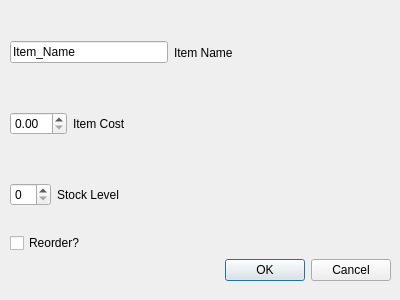
<?xml version="1.0" encoding="UTF-8"?>
<ui version="4.0">
 <class>EditItemDialog</class>
 <widget class="QDialog" name="EditItemDialog">
  <property name="geometry">
   <rect>
    <x>0</x>
    <y>0</y>
    <width>400</width>
    <height>300</height>
   </rect>
  </property>
  <property name="windowTitle">
   <string>Dialog</string>
  </property>
  <widget class="QWidget" name="layoutWidget">
   <property name="geometry">
    <rect>
     <x>10</x>
     <y>20</y>
     <width>381</width>
     <height>261</height>
    </rect>
   </property>
   <layout class="QVBoxLayout" name="verticalLayout">
    <item>
     <layout class="QHBoxLayout" name="horizontalLayout">
      <item>
       <widget class="QLineEdit" name="name">
        <property name="text">
         <string>Item_Name</string>
        </property>
       </widget>
      </item>
      <item>
       <widget class="QLabel" name="label">
        <property name="text">
         <string>Item Name</string>
        </property>
       </widget>
      </item>
      <item>
       <spacer name="horizontalSpacer">
        <property name="orientation">
         <enum>Qt::Horizontal</enum>
        </property>
        <property name="sizeHint" stdset="0">
         <size>
          <width>108</width>
          <height>20</height>
         </size>
        </property>
       </spacer>
      </item>
     </layout>
    </item>
    <item>
     <layout class="QHBoxLayout" name="horizontalLayout_2">
      <item>
       <widget class="QDoubleSpinBox" name="unitCost"/>
      </item>
      <item>
       <widget class="QLabel" name="label_2">
        <property name="text">
         <string>Item Cost</string>
        </property>
       </widget>
      </item>
      <item>
       <spacer name="horizontalSpacer_2">
        <property name="orientation">
         <enum>Qt::Horizontal</enum>
        </property>
        <property name="sizeHint" stdset="0">
         <size>
          <width>138</width>
          <height>20</height>
         </size>
        </property>
       </spacer>
      </item>
     </layout>
    </item>
    <item>
     <layout class="QHBoxLayout" name="horizontalLayout_3">
      <item>
       <widget class="QSpinBox" name="stockLevel"/>
      </item>
      <item>
       <widget class="QLabel" name="label_3">
        <property name="text">
         <string>Stock Level</string>
        </property>
       </widget>
      </item>
      <item>
       <spacer name="horizontalSpacer_3">
        <property name="orientation">
         <enum>Qt::Horizontal</enum>
        </property>
        <property name="sizeHint" stdset="0">
         <size>
          <width>138</width>
          <height>20</height>
         </size>
        </property>
       </spacer>
      </item>
     </layout>
    </item>
    <item>
     <layout class="QHBoxLayout" name="horizontalLayout_4">
      <item>
       <widget class="QCheckBox" name="reorder">
        <property name="text">
         <string>Reorder?</string>
        </property>
       </widget>
      </item>
      <item>
       <spacer name="horizontalSpacer_4">
        <property name="orientation">
         <enum>Qt::Horizontal</enum>
        </property>
        <property name="sizeHint" stdset="0">
         <size>
          <width>268</width>
          <height>20</height>
         </size>
        </property>
       </spacer>
      </item>
     </layout>
    </item>
    <item>
     <layout class="QHBoxLayout" name="horizontalLayout_5">
      <item>
       <spacer name="horizontalSpacer_5">
        <property name="orientation">
         <enum>Qt::Horizontal</enum>
        </property>
        <property name="sizeHint" stdset="0">
         <size>
          <width>138</width>
          <height>20</height>
         </size>
        </property>
       </spacer>
      </item>
      <item>
       <widget class="QDialogButtonBox" name="buttonBox">
        <property name="orientation">
         <enum>Qt::Horizontal</enum>
        </property>
        <property name="standardButtons">
         <set>QDialogButtonBox::Cancel|QDialogButtonBox::Ok</set>
        </property>
       </widget>
      </item>
     </layout>
    </item>
   </layout>
  </widget>
 </widget>
 <resources/>
 <connections>
  <connection>
   <sender>buttonBox</sender>
   <signal>accepted()</signal>
   <receiver>EditItemDialog</receiver>
   <slot>accept()</slot>
   <hints>
    <hint type="sourcelabel">
     <x>248</x>
     <y>254</y>
    </hint>
    <hint type="destinationlabel">
     <x>157</x>
     <y>274</y>
    </hint>
   </hints>
  </connection>
  <connection>
   <sender>buttonBox</sender>
   <signal>rejected()</signal>
   <receiver>EditItemDialog</receiver>
   <slot>reject()</slot>
   <hints>
    <hint type="sourcelabel">
     <x>316</x>
     <y>260</y>
    </hint>
    <hint type="destinationlabel">
     <x>286</x>
     <y>274</y>
    </hint>
   </hints>
  </connection>
 </connections>
</ui>
